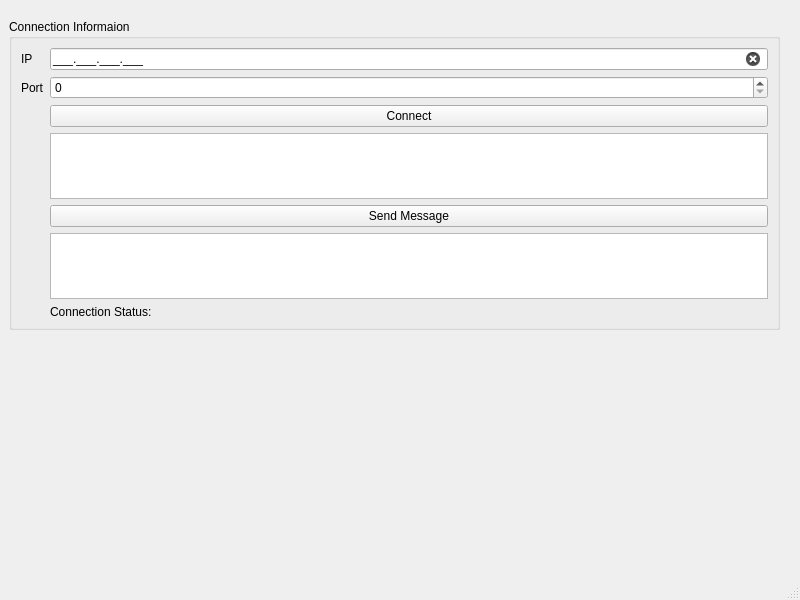
<?xml version="1.0" encoding="UTF-8"?>
<ui version="4.0">
 <class>MainWindow</class>
 <widget class="QMainWindow" name="MainWindow">
  <property name="geometry">
   <rect>
    <x>0</x>
    <y>0</y>
    <width>800</width>
    <height>600</height>
   </rect>
  </property>
  <property name="windowTitle">
   <string>MainWindow</string>
  </property>
  <widget class="QWidget" name="centralwidget">
   <widget class="QGroupBox" name="groupBox">
    <property name="geometry">
     <rect>
      <x>9</x>
      <y>19</y>
      <width>771</width>
      <height>311</height>
     </rect>
    </property>
    <property name="title">
     <string>Connection Informaion</string>
    </property>
    <layout class="QFormLayout" name="formLayout">
     <item row="0" column="0">
      <widget class="QLabel" name="label">
       <property name="text">
        <string>IP</string>
       </property>
      </widget>
     </item>
     <item row="0" column="1">
      <widget class="QLineEdit" name="IpAddressLineEdit">
       <property name="inputMask">
        <string>000.000.000.000;_</string>
       </property>
       <property name="clearButtonEnabled">
        <bool>true</bool>
       </property>
      </widget>
     </item>
     <item row="1" column="0">
      <widget class="QLabel" name="label_2">
       <property name="text">
        <string>Port</string>
       </property>
      </widget>
     </item>
     <item row="1" column="1">
      <widget class="QSpinBox" name="PortSpinBox"/>
     </item>
     <item row="2" column="1">
      <widget class="QPushButton" name="ConnectButton">
       <property name="text">
        <string>Connect</string>
       </property>
      </widget>
     </item>
     <item row="6" column="1">
      <widget class="QLabel" name="label_3">
       <property name="text">
        <string>Connection Status:</string>
       </property>
      </widget>
     </item>
     <item row="3" column="1">
      <widget class="QTextEdit" name="MessageTextEdit"/>
     </item>
     <item row="4" column="1">
      <widget class="QPushButton" name="SendMessagePushButton">
       <property name="text">
        <string>Send Message</string>
       </property>
      </widget>
     </item>
     <item row="5" column="1">
      <widget class="QTextBrowser" name="ReceivedTextBrowser"/>
     </item>
    </layout>
   </widget>
  </widget>
  <widget class="QMenuBar" name="menubar">
   <property name="geometry">
    <rect>
     <x>0</x>
     <y>0</y>
     <width>800</width>
     <height>21</height>
    </rect>
   </property>
  </widget>
  <widget class="QStatusBar" name="statusbar"/>
 </widget>
 <resources/>
 <connections/>
</ui>
